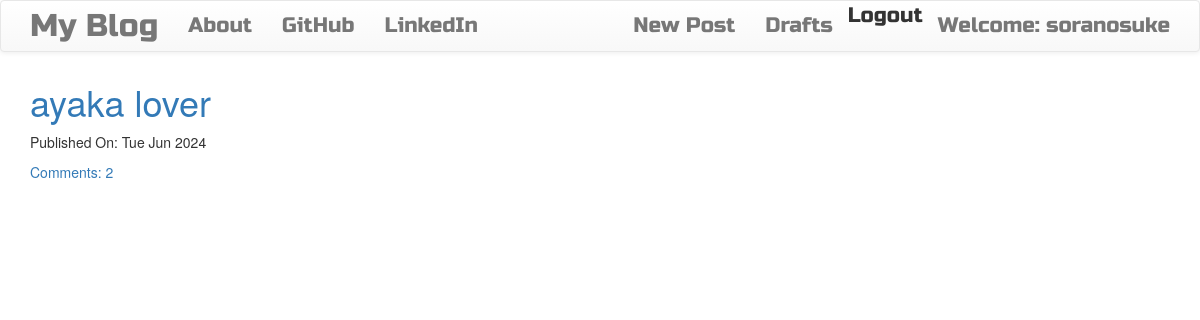
The app's page / (signed in) with its own data.
### blog/models.py (models this page shows, shortened)
class Post(models.Model):
  author = models.ForeignKey('auth.User', on_delete=models.CASCADE)
  title = models.CharField(max_length=256)
  text = models.TextField()
  create_date = models.DateTimeField(default=timezone.now)
  published_date = models.DateTimeField(blank=True, null=True)
  def approve_comments(self):
    return self.comments.filter(approved_comment=True)

### blog/views.py (the view)
# urls.py: path("", PostListView.as_view(), name="post_list"),
class PostListView(ListView):
  model = Post
  def get_queryset(self):
    return Post.objects.filter(published_date__lte=timezone.now()).order_by('-published_date')

### blog/templates/blog/post_list.html
<!DOCTYPE html>
{% extends "blog/base.html" %}
  {% block body_block %}
    <div class="center-stage">
      {% for post in post_list %}
        <div class="post">
          <h1><a href="{% url 'post_detail' pk=post.pk %}">{{ post.title }}</a></h1>
          <div class="date">
            <p>Published On: {{ post.published_date | date:"D M Y" }}</p>
          </div>
          <a href="{% url 'post_detail' pk=post.pk %}">Comments: {{ post.approve_comments.count }}</a>
        </div>
      {% endfor %}
    </div>
  {% endblock %}

### blog/templates/blog/base.html (shortened to what this page needs)
<!DOCTYPE html>
{% load static %}
<html lang="en">
<head>
  <link rel="stylesheet" href="https://maxcdn.bootstrapcdn.com/bootstrap/3.3.7/css/bootstrap.min.css">
  <link rel="stylesheet" href="https://cdn.jsdelivr.net/npm/bootstrap@3.3.7/dist/css/bootstrap-theme.min.css">
  <link rel="stylesheet" href="//cdn.jsdelivr.net/npm/medium-editor@latest/dist/css/medium-editor.min.css" type="text/css" media="screen" charset="utf-8">
   <link rel="stylesheet" href="{% static 'css/blog.css' %}">
</head>
<body class="loader">
   <nav class="navbar navbar-default tech-font">
    <div class="container">
      <ul class="nav navbar-nav">
        <li><a href="{% url 'post_list' %}" class="navbar-brand big-brand">My Blog</a></li>
        <li><a href="{% url 'about' %}" class="navbar-link">About</a></li>
        <li><a href="https://www.github.com" class="navbar-link">GitHub</a></li>
        <li><a href="https://www.linkedin.com" class="navbar-link">LinkedIn</a></li>
      </ul>
      <ul class="nav navbar-nav navbar-right">
        {% if user.is_authenticated %}
          <li>
            <a href="{% url 'post_new' %}">New Post</a>
          </li>
          <li>
            <a href="{% url 'post_draft_list' %}">Drafts</a>
          </li>
          <li>
            <form action="{% url 'logout' %}" method="post">
              <button type="submit" class="reset-button">Logout</button>
            </form>
          </li>
          <li>
            <a>Welcome: {{ user.username }}</a>
          </li>
        {% else %}
          <li>
            <a href="{% url 'login' %}" class="nav navbar-right">
              <span class="glyphicon glyphicon-user"></span>
            </a>
          </li>
        {% endif %}
      </ul>
    </div>
   </nav>
   <div class="content container">
    <div class="row">
      <div class="col-md-8">
        <div class="blog_posts">
          {% block body_block %}
          {% endblock %}
        </div>
      </div>
    </div>
   </div>
</body>
</html>

### blog/static/css/blog.css (style rules this page uses)
.tech-font { font-family: 'Russo One', sans-serif; font-size: 1.5em; margin-bottom: 10px; }
.center-stage { margin-left: auto; margin-right: auto; }
.big-brand { font-size: 1.5em; }
.reset-button { box-sizing: border-box; margin: 0; padding: 0; border: none; outline: none; background: none; font: inherit; color: inherit; cursor: pointer; appearance: none; -webkit-appearance: none; -moz-appearance: none; }
.loader { filter: hue-rotate(0deg); color: linear-gradient(45deg,#0f8,#08f); animation: hue 5000ms infinite linear; }

### records on screen
Post: title "ayaka lover", published_date "Tue Jun 2024", approve_comments.count "2"

### other values on screen
{{ user.username }} "soranosuke"
